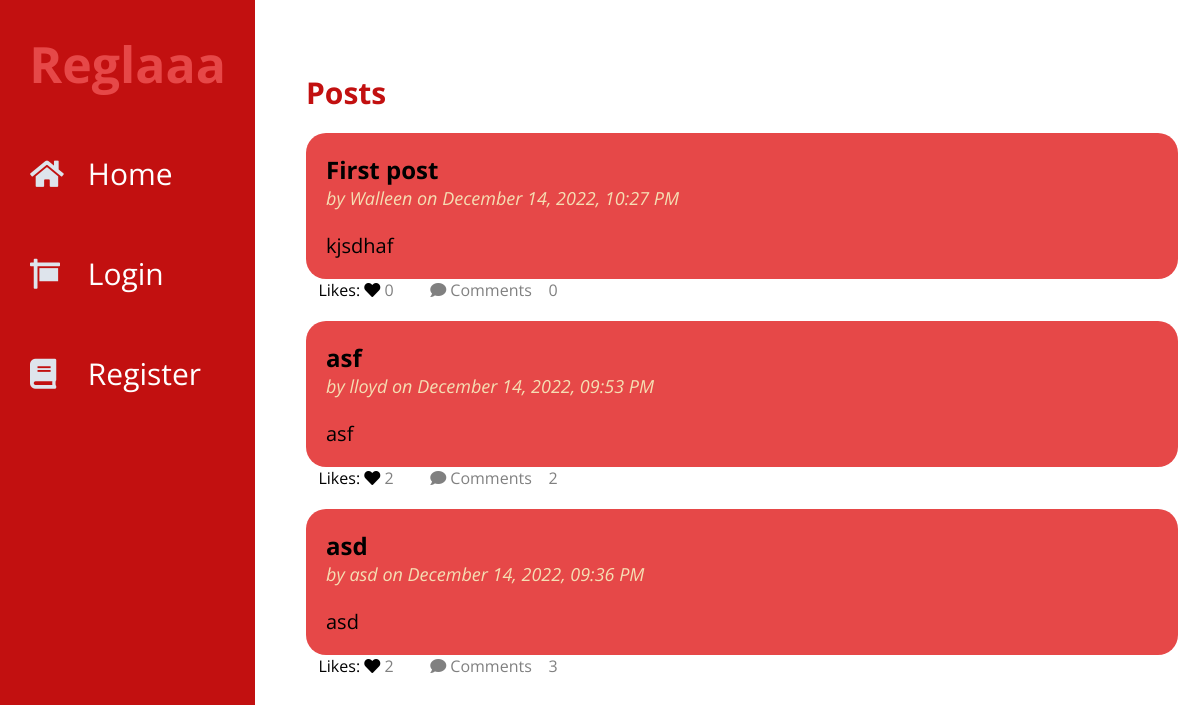
Before: / with the older database file.
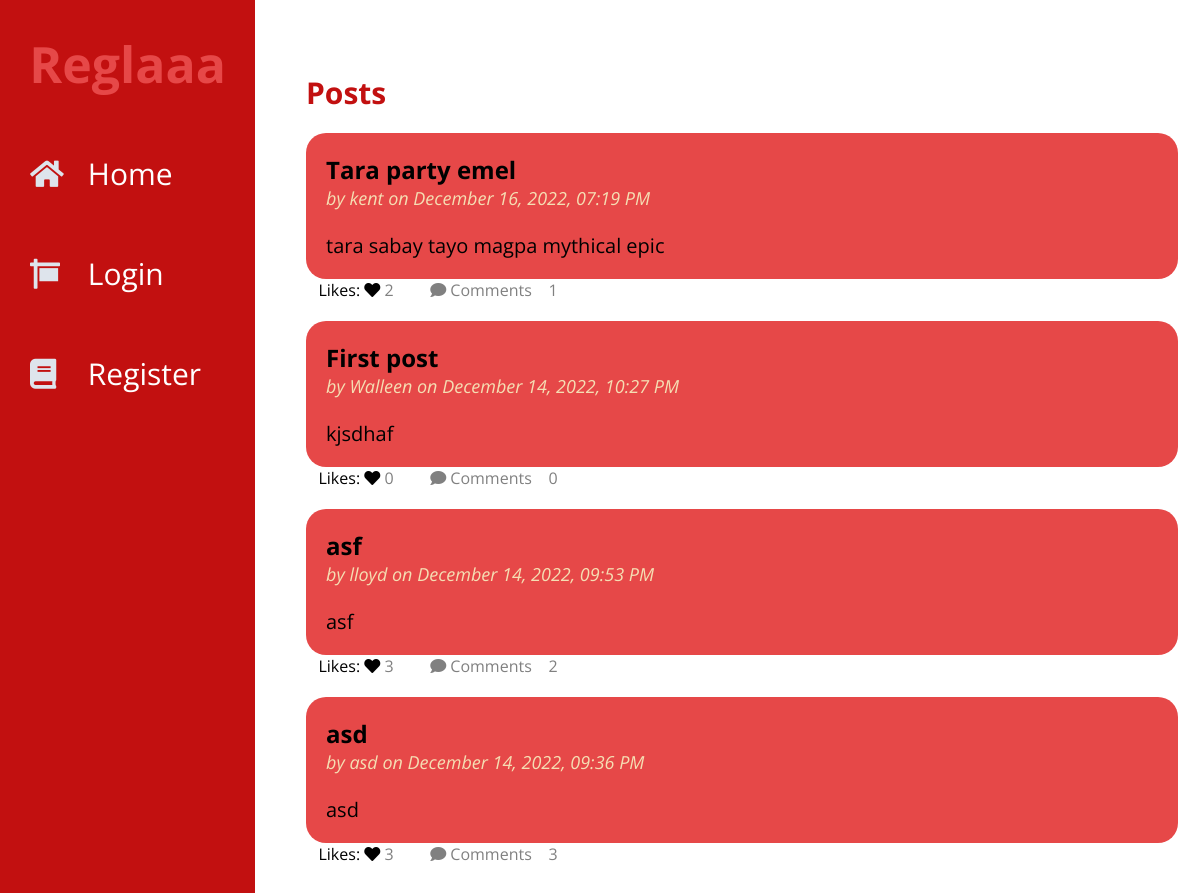
After: the same page with the newer database file.
### tables this page shows
CREATE TABLE post (
  id INTEGER PRIMARY KEY AUTOINCREMENT,
  author_id INTEGER NOT NULL,
  created TIMESTAMP DEFAULT (datetime('now','localtime')),
  title TEXT NOT NULL,
  body TEXT NOT NULL,
  FOREIGN KEY (author_id) REFERENCES user (id)
);

CREATE TABLE user (
  id INTEGER PRIMARY KEY AUTOINCREMENT,
  username TEXT UNIQUE NOT NULL,
  password TEXT NOT NULL
);

### flaskr/blog.py (the view)
@bp.route("/")
def index():
    db = get_db()
    posts = db.execute(
        "SELECT p.id, title, body, created, author_id, username,"
        "(SELECT COUNT(user_id) FROM likes WHERE post_id = p.id) AS likes,"
        "(SELECT COUNT(user_id) FROM comments WHERE post_id = p.id) AS comments"
        " FROM post p JOIN user u ON p.author_id = u.id"
        " ORDER BY created DESC"
    ).fetchall()
    return render_template("blog/index.html", posts=posts)

### flaskr/auth.py (called while the page is built, shortened)
@bp.before_app_request
def load_logged_in_user():
    user_id = session.get("user_id")
    if user_id is None:
        g.user = None
        g.liked = None

### flaskr/db.py (called while the page is built)
def get_db():
    if "db" not in g:
        g.db = sqlite3.connect(
            current_app.config["DATABASE"], detect_types=sqlite3.PARSE_DECLTYPES
        )
        g.db.row_factory = sqlite3.Row
    return g.db

### flaskr/templates/blog/index.html (shortened to what this page needs)
{% extends 'base.html' %}
{% block posts %}
  <p class="title">{% block title %}Posts{% endblock %}</p>
{% endblock %}
{% block content %}
  {% for post in posts %}
    <article class="post">
        <div class="body">
            <h2>{{ post['title'] }}</h2>
            <p class="about">by {{ post['username'] }} on {{ post['created'].strftime("%B %d, %Y, %I:%M %p") }}</p>
            <br>
            <br>
            <p class="body">{{ post['body'] }}</p>
        </div>
    </article>
    <div class="opt">
        {% if g.user %}
            {% if [post['id'],g.user['id']] in g.liked %}
                <a class="unlike" href="{{ url_for('blog.like_action', post_id=post.id, action='unlike') }}">
                    <span class="icon">&nbsp&nbsp&nbsp<i class="fas fa-heart"></i></span>
                    <span class="item">Unlike</span>
                </a>
            {% else %}
                <a class="like" href="{{ url_for('blog.like_action', post_id=post.id, action='like') }}">
                    <span class="icon">&nbsp&nbsp&nbsp<i class="fas fa-heart"></i></span>
                    <span class="item">Like {{ like }}</span>
                </a>
            {% endif %}
        {% else %}
        <span class="icon">&nbsp&nbsp&nbspLikes: <i class="fas fa-heart"></i></span>
        {% endif %}
        <p>{{ post['likes'] }}</p>
        <a href="{{ url_for('blog.comments', post_id=post.id,action='view') }}">
            <span class="icon">&nbsp&nbsp&nbsp<i class="fas fa-comment"></i></span>
            <span class="item">Comments &nbsp&nbsp&nbsp{{ post.comments }}</span>
        </a>
    </div>
  {% endfor %}
{% endblock %}

### flaskr/templates/base.html (shortened to what this page needs)
<!doctype html>
<link rel="stylesheet" href="{{ url_for('static', filename='style.css') }}">
<link rel="stylesheet" href="https://use.fontawesome.com/releases/v5.8.1/css/all.css">
<div class="wrapper">
        <div class="sidebar">
            <div class="profile">
                <h1><a href="{{ url_for('index') }}">Reglaaa</a></h1>
            </div>
            <ul>
                <li>
                    <a href="{{ url_for('index') }}">
                        <span class="icon"><i class="fas fa-home"></i></span>
                        <span class="item">Home</span>
                    </a>
                </li>
                {% if not g.user %}
                <li>
                    <a href="{{ url_for('auth.login') }}">
                        <span class="icon"><i class="fas fa-sign"></i></span>
                        <span class="item">Login</span>
                    </a>
                </li>
                <li>
                    <a href="{{ url_for('auth.register') }}">
                        <span class="icon"><i class="fas fa-book"></i></span>
                        <span class="item">Register</span>
                    </a>
                </li>
                {% endif %}
            </ul>
        </div>
        <section class="content">
            <br>
  <div class="posts">
    {% block posts %}{% endblock %}
  {% block content %}{% endblock %}
      </div>
</section>
</div>

### flaskr/static/style.css (style rules this page uses)
* { list-style: none; text-decoration: none; margin: 0; padding: 0; box-sizing: border-box; font-family: 'Open Sans', sans-serif; }
.wrapper .sidebar { background: #C21010; position: fixed; top: 0; left: 0; width: 255px; height: 100%; padding: 20px 0; transition: all 0.5s ease; }
.wrapper .sidebar .profile { margin-bottom: 20px; text-align: center; }
.wrapper .sidebar .profile h1 { margin: 10px 0 5px; }
.wrapper .sidebar .profile a { font-size: 50px; color: #E64848; }
.wrapper .sidebar ul li a { display: block; height: 100px; padding: 30px; color: white; font-size: 30px; position: relative; transition: all 0.2s ease; }
.wrapper .sidebar ul li a .icon { color: #dee4ec; width: 30px; display: inline-block; margin-right: 20px; }
.wrapper .content { width: 81%; margin-left: 16rem; }
.top-menu a, h1 { display: inline-block; margin-left: 20px; }
.posts { padding: 50px; }
.post { margin-top: 20px; padding: 20px; border-radius: 20px; background-color: #E64848; transition: all 1s ease; }
.post .about { color: wheat; font-size: 18px; font-style: italic; }
.title { color: #C21010; font-weight: bold; font-size: 30px; }
.opt { display: block; }
.opt a,p { display: inline-block; margin-right: 20px; color: #808080; }
p.body { white-space: pre-line; font-size: 20px; color: black !important; }

Changed rows visible on the page:
added post: title "Tara party emel", username "kent", created "December 16, 2022, 07:19 PM", body "tara sabay tayo magpa mythical epic", likes "2", comments "1"
computed for post "asf": likes "2" → "3"
computed for post "asd": likes "2" → "3"
